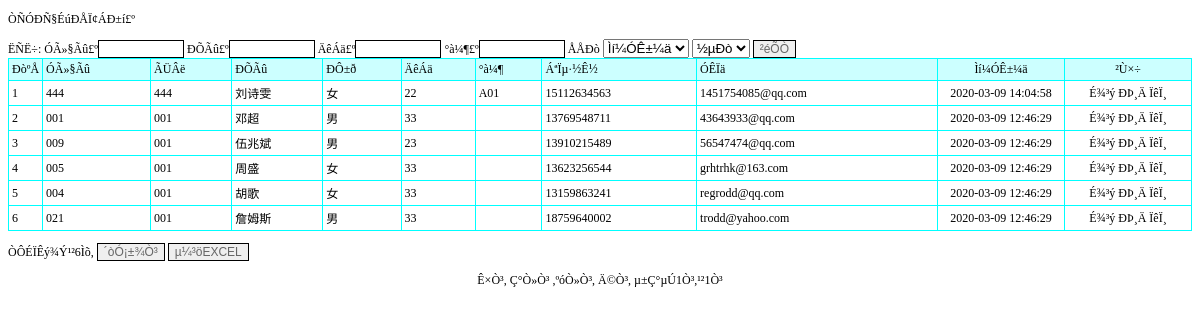
Screenshot of /xueshengxinxi_list.php with the database file from the repository.
### tables this page shows
CREATE TABLE `xueshengxinxi` (
  `id` int(11) NOT NULL AUTO_INCREMENT,
  `yonghuming` varchar(50) DEFAULT NULL,
  `mima` varchar(50) DEFAULT NULL,
  `xingming` varchar(50) DEFAULT NULL,
  `xingbie` varchar(50) DEFAULT NULL,
  `nianling` varchar(50) DEFAULT NULL,
  `banji` varchar(50) DEFAULT NULL,
  `lianxifangshi` varchar(50) DEFAULT NULL,
  `youxiang` varchar(50) DEFAULT NULL,
  `beizhu` varchar(500) DEFAULT NULL,
  `addtime` timestamp NOT NULL DEFAULT CURRENT_TIMESTAMP,
  PRIMARY KEY (`id`)
);

### xueshengxinxi_list.php (the view, shortened to what this page needs)
<!DOCTYPE html PUBLIC "-//W3C//DTD XHTML 1.0 Transitional//EN" "http://www.w3.org/TR/xhtml1/DTD/xhtml1-transitional.dtd">
<html xmlns="http://www.w3.org/1999/xhtml">
<head>
<link rel="stylesheet" href="css.css" type="text/css">
</head>
<body>
<p>ÒÑÓÐÑ§ÉúÐÅÏ¢ÁÐ±í£º</p>
<form id="form1" name="form1" method="post" action="">
  ËÑË÷: ÓÃ»§Ãû£º<input name="yonghuming" type="text" id="yonghuming" style='border:solid 1px #000000; color:#666666;width:80px' /> ÐÕÃû£º<input name="xingming" type="text" id="xingming" style='border:solid 1px #000000; color:#666666;width:80px' /> ÄêÁä£º<input name="nianling" type="text" id="nianling" style='border:solid 1px #000000; color:#666666;width:80px' /> °à¼¶£º<input name="banji" type="text" id="banji" style='border:solid 1px #000000; color:#666666;width:80px' /> ÅÅÐò
  <select name="paixu" id="paixu">
    <option value="addtime">Ìí¼ÓÊ±¼ä</option>
  </select>
  <select name="px" id="px">
    <option value="desc">½µÐò</option>
  </select>
  <input type="submit" name="Submit" value="²éÕÒ" style='border:solid 1px #000000; color:#666666' />
</form>
<table width="100%" border="1" align="center" cellpadding="3" cellspacing="1" bordercolor="#00FFFF" style="border-collapse:collapse">
  <tr>
    <td width="25" bgcolor="#CCFFFF">ÐòºÅ</td>
    <td bgcolor='#CCFFFF'>ÓÃ»§Ãû</td>
    <td bgcolor='#CCFFFF'>ÃÜÂë</td>
    <td bgcolor='#CCFFFF'>ÐÕÃû</td>
    <td bgcolor='#CCFFFF'>ÐÔ±ð</td>
    <td bgcolor='#CCFFFF'>ÄêÁä</td>
    <td bgcolor='#CCFFFF'>°à¼¶</td>
    <td bgcolor='#CCFFFF'>ÁªÏµ·½Ê½</td>
    <td bgcolor='#CCFFFF'>ÓÊÏä</td>
    <td width="120" align="center" bgcolor="#CCFFFF">Ìí¼ÓÊ±¼ä</td>
    <td width="120" align="center" bgcolor="#CCFFFF">²Ù×÷</td>
  </tr>
  <?php
    $sql="select * from xueshengxinxi where 1=1";
  if($_POST["paixu"]!="")
  {
  	$sql=$sql." order by ".$_POST["paixu"]." ".$_POST["px"]."";
  }
  else
  {
  	$sql=$sql." order by id desc";
  }
$query=mysql_query($sql);
  $rowscount=mysql_num_rows($query);
  if($rowscount==0)
  {}
  else
  {
  $pagelarge=10;
  $pagecurrent=$_GET["pagecurrent"];
  if($rowscount%$pagelarge==0)
  {
		$pagecount=$rowscount/$pagelarge;
  }
  else
  {
   		$pagecount=intval($rowscount/$pagelarge)+1;
  }
  if($pagecurrent=="" || $pagecurrent<=0)
{
	$pagecurrent=1;
}
		$ddddd=$pagecurrent*$pagelarge;
	if($pagecurrent==$pagecount)
	{
		if($rowscount%$pagelarge==0)
		{
		$ddddd=$pagecurrent*$pagelarge;
		}
		else
		{
		$ddddd=$pagecurrent*$pagelarge-$pagelarge+$rowscount%$pagelarge;
		}
	}
	for($i=$pagecurrent*$pagelarge-$pagelarge;$i<$ddddd;$i++)
{
  ?>
  <tr>
    <td width="25"><?php echo $i+1;?></td>
    <td><?php echo mysql_result($query,$i,yonghuming);?></td>
    <td><?php echo mysql_result($query,$i,mima);?></td>
    <td><?php echo mysql_result($query,$i,xingming);?></td>
    <td><?php echo mysql_result($query,$i,xingbie);?></td>
    <td><?php echo mysql_result($query,$i,nianling);?></td>
    <td><?php echo mysql_result($query,$i,banji);?></td>
    <td><?php echo mysql_result($query,$i,lianxifangshi);?></td>
    <td><?php echo mysql_result($query,$i,youxiang);?></td>
    <td width="120" align="center"><?php echo mysql_result($query,$i,"addtime");?></td>
    <td width="120" align="center"><a href="del.php?id=<?php echo mysql_result($query,$i,"id");?>&tablename=xueshengxinxi" onclick="return confirm('ÕæµÄÒªÉ¾³ý£¿')">É¾³ý</a> <a href="xueshengxinxi_updt.php?id=<?php echo mysql_result($query,$i,"id");?>">ÐÞ¸Ä</a> <a href="xueshengxinxi_detail.php?id=<?php echo mysql_result($query,$i,"id");?>">ÏêÏ¸</a> </td>
  </tr>
  	<?php
	}
}
?>
</table>
<p>ÒÔÉÏÊý¾Ý¹²<?php echo $rowscount;?>Ìõ,
  <input type="button" name="Submit2" onclick="javascript:window.print();" value="´òÓ¡±¾Ò³" style='border:solid 1px #000000; color:#666666' /> <input type="button" name="Submit3" onclick="javascript:location.href='xueshengxinxi_listxls.php';" value="µ¼³öEXCEL" style='border:solid 1px #000000; color:#666666' />
</p>
<p align="center"><a href="xueshengxinxi_list.php?pagecurrent=1">Ê×Ò³</a>, <a href="xueshengxinxi_list.php?pagecurrent=<?php echo $pagecurrent-1;?>">Ç°Ò»Ò³</a> ,<a href="xueshengxinxi_list.php?pagecurrent=<?php echo $pagecurrent+1;?>">ºóÒ»Ò³</a>, <a href="xueshengxinxi_list.php?pagecurrent=<?php echo $pagecount;?>">Ä©Ò³</a>, µ±Ç°µÚ<?php echo $pagecurrent;?>Ò³,¹²<?php echo $pagecount;?>Ò³ </p>
</body>
</html>

### css.css (style rules this page uses)
BODY { FONT-SIZE: 12px }
P { FONT-SIZE: 12px }
TD { FONT-SIZE: 12px }
INPUT { FONT-SIZE: 12px }
A:link { FONT-SIZE: 12px; COLOR: #000000; TEXT-DECORATION: none }

### rows the page displays
xueshengxinxi: yonghuming "444", mima "444", xingming "刘诗雯", xingbie "女", nianling "22", banji "A01", lianxifangshi "15112634563", youxiang "1451754085@qq.com", addtime "2020-03-09 14:04:58"
xueshengxinxi: yonghuming "001", mima "001", xingming "邓超", xingbie "男", nianling "33", lianxifangshi "13769548711", youxiang "43643933@qq.com", addtime "2020-03-09 12:46:29"
xueshengxinxi: yonghuming "009", mima "001", xingming "伍兆斌", xingbie "男", nianling "23", lianxifangshi "13910215489", youxiang "56547474@qq.com", addtime "2020-03-09 12:46:29"
xueshengxinxi: yonghuming "005", mima "001", xingming "周盛", xingbie "女", nianling "33", lianxifangshi "13623256544", youxiang "grhtrhk@163.com", addtime "2020-03-09 12:46:29"
xueshengxinxi: yonghuming "004", mima "001", xingming "胡歌", xingbie "女", nianling "33", lianxifangshi "13159863241", youxiang "regrodd@qq.com", addtime "2020-03-09 12:46:29"
xueshengxinxi: yonghuming "021", mima "001", xingming "詹姆斯", xingbie "男", nianling "33", lianxifangshi "18759640002", youxiang "trodd@yahoo.com", addtime "2020-03-09 12:46:29"

### other values shown
$rowscount "6"
$pagecurrent "1"
$pagecount "1"
